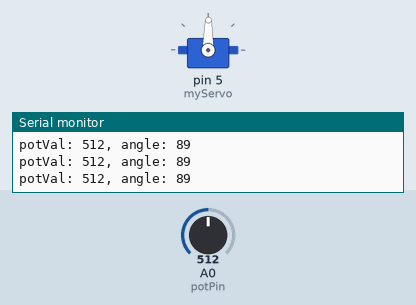
Bench run of a sketch on a simulated Arduino Uno, built with avr-gcc and run on an emulated ATmega328P. Parts: servo, the last lines printed to the serial monitor. Inputs (shaded band) come from the test bench; at power-on: A0 (potPin) = 512.

Above: at 1.2 s.
1.3 s: A0 (potPin) set to 556
At 2.3 s:
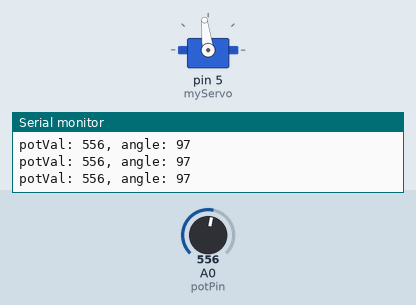
4.3 s: A0 (potPin) set to 583
At 5.5 s:
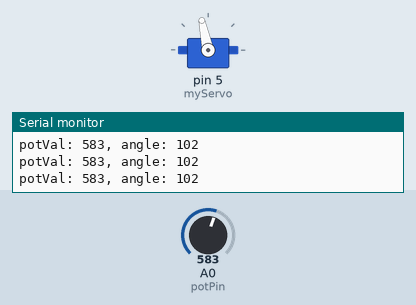
5.8 s: A0 (potPin) set to 306
At 7.0 s:
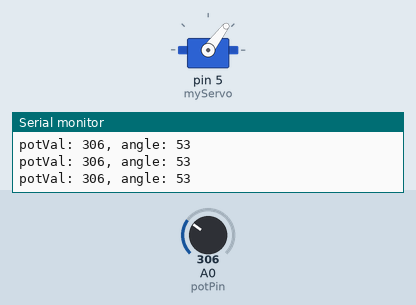
7.3 s: A0 (potPin) set to 716
At 8.2 s:
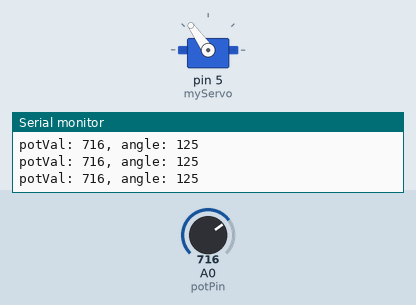
8.8 s: A0 (potPin) set to 0
At 9.7 s:
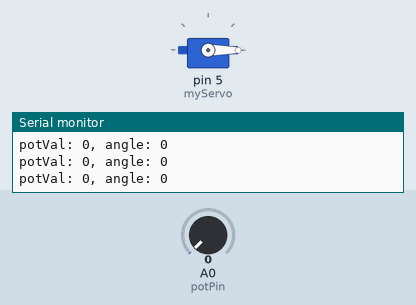
10.3 s: A0 (potPin) set to 8
At 11.1 s:
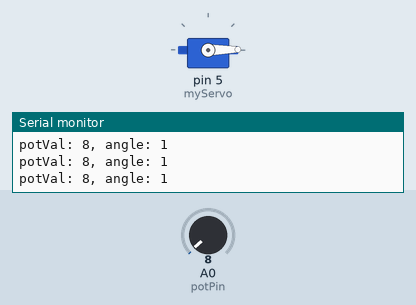
13.3 s: A0 (potPin) set to 11
Timing chart, 0 to 16.3 s (numbered marks = the images above; inputs shaded):
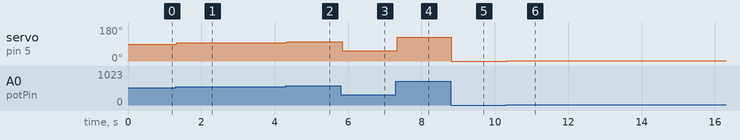

Measured:
- after the input at 1.3 s, servo on pin 5 (myServo): 89° → 97° at once
- after the input at 4.3 s, servo on pin 5 (myServo): 97° → 102° at once
- after the input at 5.8 s, servo on pin 5 (myServo): 102° → 53° at once
- after the input at 7.3 s, servo on pin 5 (myServo): 53° → 125° at once
- after the input at 8.8 s, servo on pin 5 (myServo): 125° → 0° at once
- after the input at 10.3 s, servo on pin 5 (myServo): 0° → 1° at once

The sketch:

TrafficLight.ino
```cpp
#include <Servo.h>

Servo myServo;
int potPin = A0;
int potVal;
int angle;

void setup() {
  myServo.attach(5);
  Serial.begin(9600);
}

void loop() {
  potVal = analogRead(potPin);
  Serial.print("potVal: ");
  Serial.print(potVal);
  
  angle = map(potVal, 0, 1023, 0, 179);
  Serial.print(", angle: ");
  Serial.println(angle);
  
  myServo.write(angle);
  delay(15);
}
```
